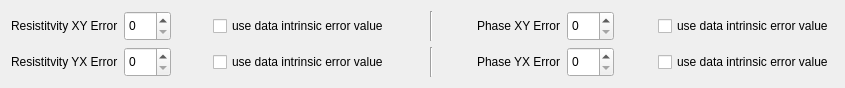
  <widget class="QWidget" name="layoutWidget_15">
   <property name="geometry">
    <rect>
     <x>38</x>
     <y>504</y>
     <width>845</width>
     <height>72</height>
    </rect>
   </property>
   <layout class="QGridLayout" name="gridLayout_2">
    <item row="0" column="0">
     <layout class="QHBoxLayout" name="horizontalLayout_20">
      <item>
       <widget class="QLabel" name="label_11">
        <property name="text">
         <string>Resistitvity XY Error</string>
        </property>
        <property name="buddy">
         <cstring>doubleSpinBox_errorvalue_resXY</cstring>
        </property>
       </widget>
      </item>
      <item>
       <widget class="QDoubleSpinBox" name="doubleSpinBox_errorvalue_resXY">
        <property name="minimumSize">
         <size>
          <width>0</width>
          <height>30</height>
         </size>
        </property>
        <property name="maximumSize">
         <size>
          <width>16777215</width>
          <height>30</height>
         </size>
        </property>
        <property name="decimals">
         <number>0</number>
        </property>
        <property name="minimum">
         <double>0.000000000000000</double>
        </property>
        <property name="maximum">
         <double>100.000000000000000</double>
        </property>
        <property name="singleStep">
         <double>1.000000000000000</double>
        </property>
       </widget>
      </item>
      <item>
       <spacer name="horizontalSpacer_16">
        <property name="orientation">
         <enum>Qt::Horizontal</enum>
        </property>
        <property name="sizeHint" stdset="0">
         <size>
          <width>40</width>
          <height>20</height>
         </size>
        </property>
       </spacer>
      </item>
      <item>
       <widget class="QCheckBox" name="checkBox_usedataerror_resXY">
        <property name="text">
         <string>use data intrinsic error value</string>
        </property>
       </widget>
      </item>
     </layout>
    </item>
    <item row="0" column="3">
     <layout class="QHBoxLayout" name="horizontalLayout_24">
      <item>
       <spacer name="horizontalSpacer">
        <property name="orientation">
         <enum>Qt::Horizontal</enum>
        </property>
        <property name="sizeHint" stdset="0">
         <size>
          <width>40</width>
          <height>20</height>
         </size>
        </property>
       </spacer>
      </item>
      <item>
       <widget class="QLabel" name="label_13">
        <property name="text">
         <string>Phase XY Error</string>
        </property>
        <property name="buddy">
         <cstring>doubleSpinBox_errorvalue_phaseXY</cstring>
        </property>
       </widget>
      </item>
      <item>
       <widget class="QDoubleSpinBox" name="doubleSpinBox_errorvalue_phaseXY">
        <property name="minimumSize">
         <size>
          <width>0</width>
          <height>30</height>
         </size>
        </property>
        <property name="maximumSize">
         <size>
          <width>16777215</width>
          <height>30</height>
         </size>
        </property>
        <property name="decimals">
         <number>0</number>
        </property>
        <property name="minimum">
         <double>0.000000000000000</double>
        </property>
        <property name="maximum">
         <double>100.000000000000000</double>
        </property>
        <property name="singleStep">
         <double>1.000000000000000</double>
        </property>
       </widget>
      </item>
      <item>
       <spacer name="horizontalSpacer_18">
        <property name="orientation">
         <enum>Qt::Horizontal</enum>
        </property>
        <property name="sizeHint" stdset="0">
         <size>
          <width>40</width>
          <height>20</height>
         </size>
        </property>
       </spacer>
      </item>
      <item>
       <widget class="QCheckBox" name="checkBox_usedataerror_phaseXY">
        <property name="text">
         <string>use data intrinsic error value</string>
        </property>
       </widget>
      </item>
     </layout>
    </item>
    <item row="1" column="0">
     <layout class="QHBoxLayout" name="horizontalLayout_26">
      <item>
       <widget class="QLabel" name="label_12">
        <property name="text">
         <string>Resistitvity YX Error</string>
        </property>
        <property name="buddy">
         <cstring>doubleSpinBox_errorvalue_resYX</cstring>
        </property>
       </widget>
      </item>
      <item>
       <widget class="QDoubleSpinBox" name="doubleSpinBox_errorvalue_resYX">
        <property name="minimumSize">
         <size>
          <width>0</width>
          <height>30</height>
         </size>
        </property>
        <property name="maximumSize">
         <size>
          <width>16777215</width>
          <height>30</height>
         </size>
        </property>
        <property name="decimals">
         <number>0</number>
        </property>
        <property name="minimum">
         <double>0.000000000000000</double>
        </property>
        <property name="maximum">
         <double>100.000000000000000</double>
        </property>
        <property name="singleStep">
         <double>1.000000000000000</double>
        </property>
       </widget>
      </item>
      <item>
       <spacer name="horizontalSpacer_17">
        <property name="orientation">
         <enum>Qt::Horizontal</enum>
        </property>
        <property name="sizeHint" stdset="0">
         <size>
          <width>40</width>
          <height>20</height>
         </size>
        </property>
       </spacer>
      </item>
      <item>
       <widget class="QCheckBox" name="checkBox_usedataerror_resYX">
        <property name="text">
         <string>use data intrinsic error value</string>
        </property>
       </widget>
      </item>
     </layout>
    </item>
    <item row="1" column="3">
     <layout class="QHBoxLayout" name="horizontalLayout_27">
      <item>
       <spacer name="horizontalSpacer_2">
        <property name="orientation">
         <enum>Qt::Horizontal</enum>
        </property>
        <property name="sizeHint" stdset="0">
         <size>
          <width>40</width>
          <height>20</height>
         </size>
        </property>
       </spacer>
      </item>
      <item>
       <widget class="QLabel" name="label_14">
        <property name="text">
         <string>Phase YX Error</string>
        </property>
        <property name="buddy">
         <cstring>doubleSpinBox_errorvalue_phaseYX</cstring>
        </property>
       </widget>
      </item>
      <item>
       <widget class="QDoubleSpinBox" name="doubleSpinBox_errorvalue_phaseYX">
        <property name="minimumSize">
         <size>
          <width>0</width>
          <height>30</height>
         </size>
        </property>
        <property name="maximumSize">
         <size>
          <width>16777215</width>
          <height>30</height>
         </size>
        </property>
        <property name="decimals">
         <number>0</number>
        </property>
        <property name="minimum">
         <double>0.000000000000000</double>
        </property>
        <property name="maximum">
         <double>100.000000000000000</double>
        </property>
        <property name="singleStep">
         <double>1.000000000000000</double>
        </property>
       </widget>
      </item>
      <item>
       <spacer name="horizontalSpacer_19">
        <property name="orientation">
         <enum>Qt::Horizontal</enum>
        </property>
        <property name="sizeHint" stdset="0">
         <size>
          <width>40</width>
          <height>20</height>
         </size>
        </property>
       </spacer>
      </item>
      <item>
       <widget class="QCheckBox" name="checkBox_usedataerror_phaseYX">
        <property name="text">
         <string>use data intrinsic error value</string>
        </property>
       </widget>
      </item>
     </layout>
    </item>
    <item row="0" column="1">
     <spacer name="horizontalSpacer_15">
      <property name="orientation">
       <enum>Qt::Horizontal</enum>
      </property>
      <property name="sizeHint" stdset="0">
       <size>
        <width>40</width>
        <height>20</height>
       </size>
      </property>
     </spacer>
    </item>
    <item row="1" column="1">
     <spacer name="horizontalSpacer_20">
      <property name="orientation">
       <enum>Qt::Horizontal</enum>
      </property>
      <property name="sizeHint" stdset="0">
       <size>
        <width>40</width>
        <height>20</height>
       </size>
      </property>
     </spacer>
    </item>
    <item row="0" column="2">
     <widget class="Line" name="line_4">
      <property name="orientation">
       <enum>Qt::Vertical</enum>
      </property>
     </widget>
    </item>
    <item row="1" column="2">
     <widget class="Line" name="line_7">
      <property name="orientation">
       <enum>Qt::Vertical</enum>
      </property>
     </widget>
    </item>
   </layout>
  </widget>
